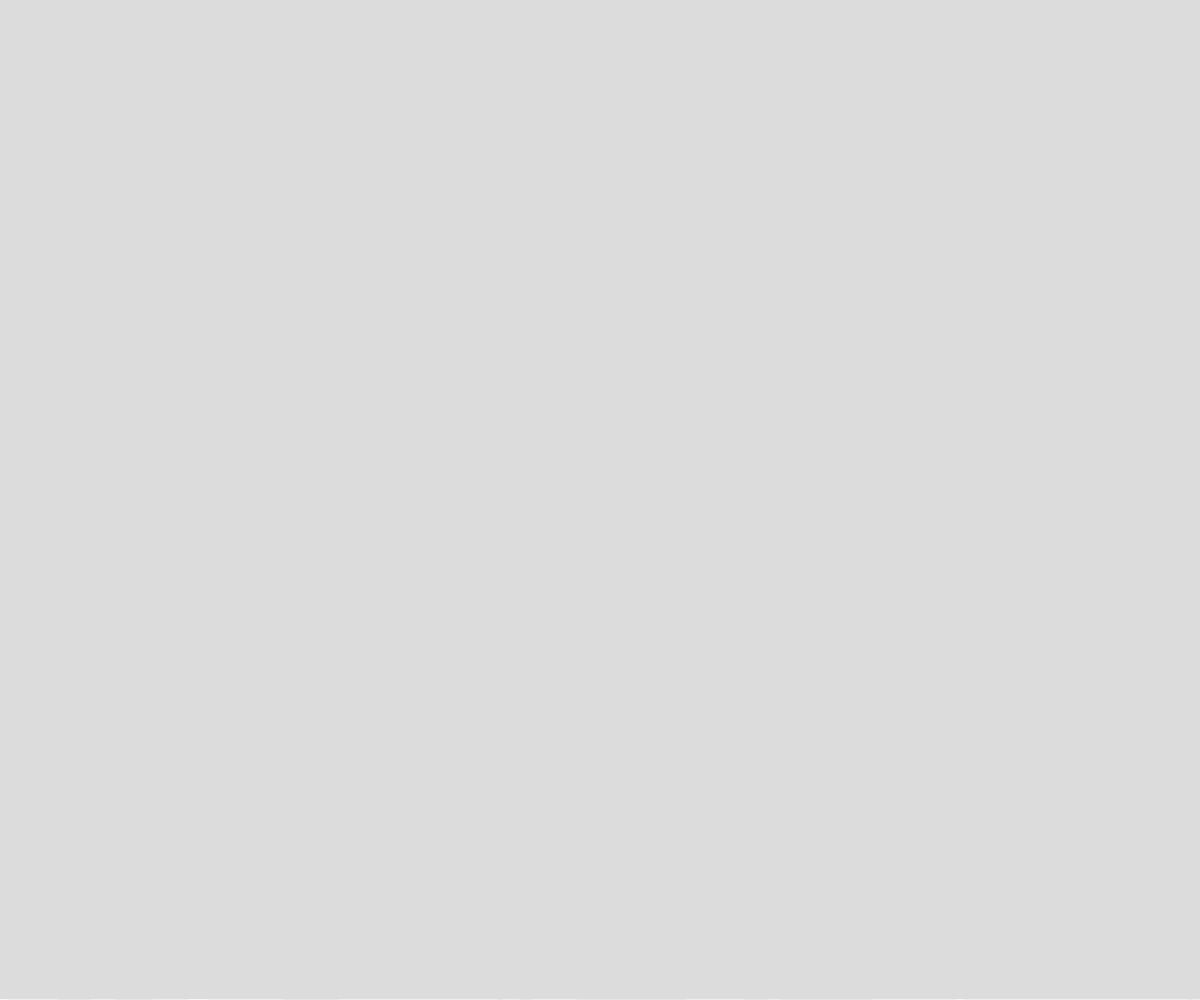
Frame 1 (no input)
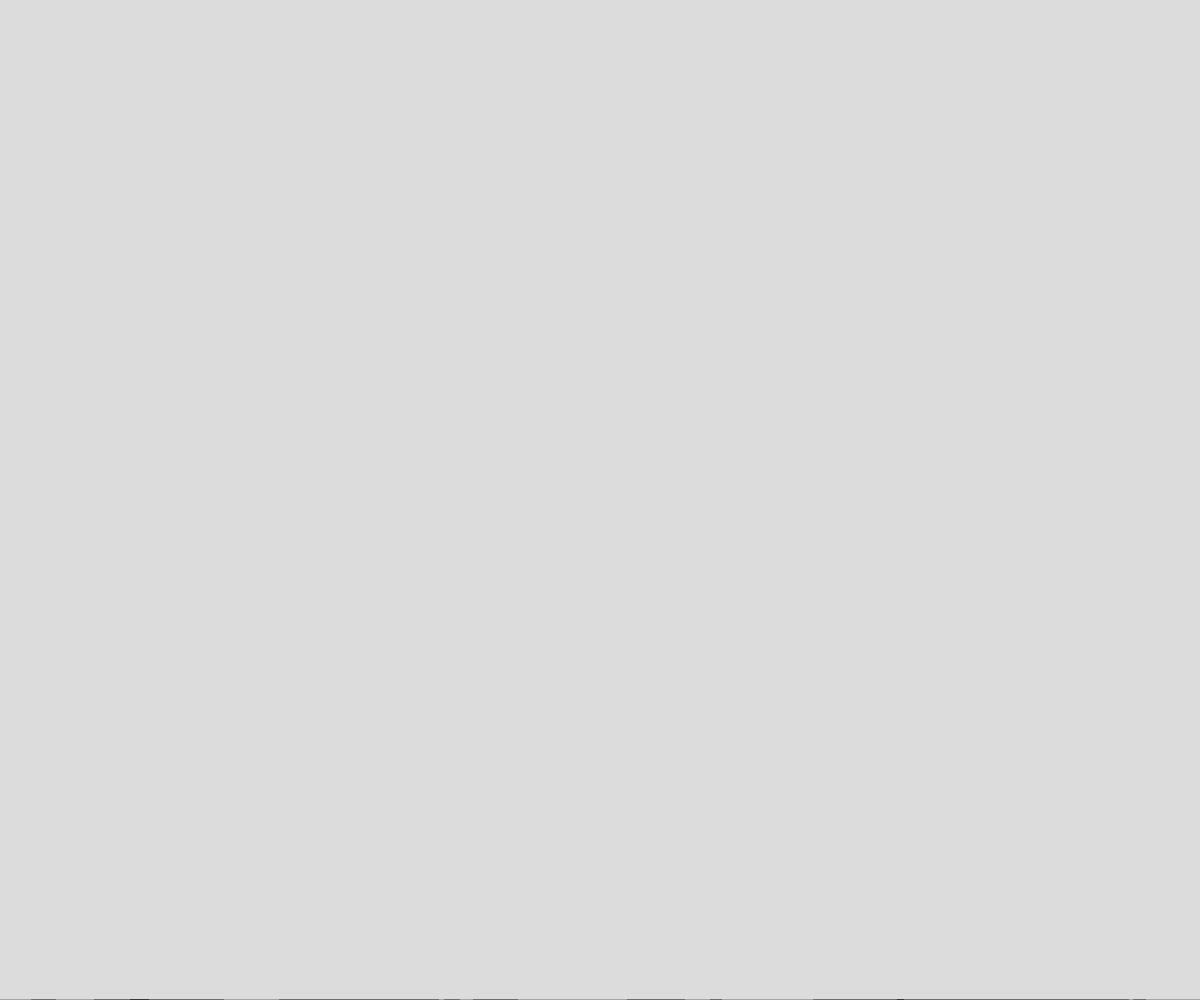
Frame 60 (no input)
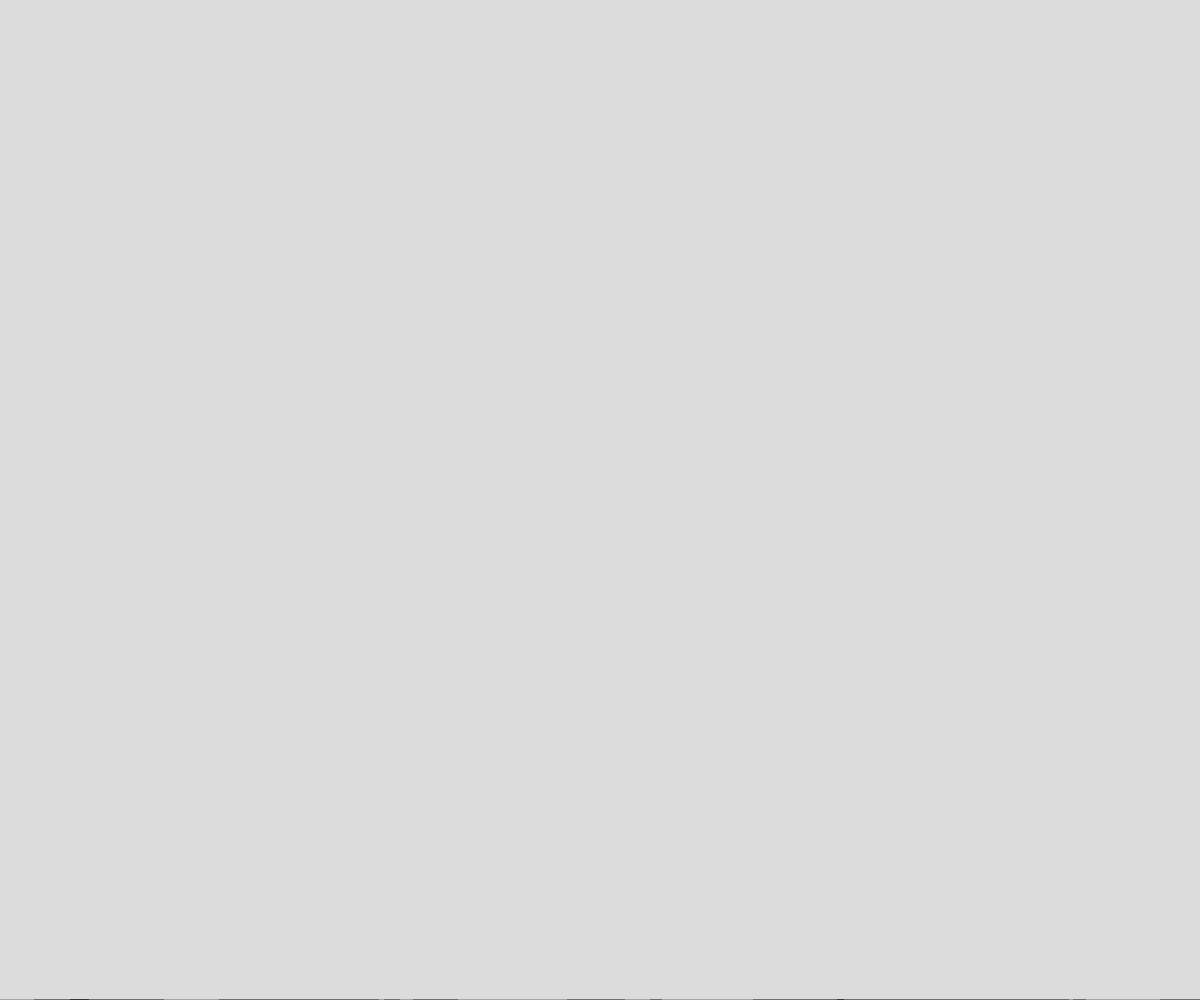
Frame 120 (the mouse pressed at the canvas centre since frame 60)

The p5.js sketch that drew these frames (run headless with seeded random() and noise() and a simulated clock; from frame 60 on, the mouse is pressed at the canvas centre):

// p5.js sketch
// ── sketch.js
// Perlin Noise
// Sandha, Abhay
// 3 March, 2025

let rectWidth = 1;
let noiseScale = 0.005;
let time = 0



function setup() {
  createCanvas(windowWidth, windowHeight);
  //generateTerrian();
  noStroke();

}

function draw() {
  background(220);
  generateTerrian();
  handleKeyPress();
  fill("black");
}

//--------Interactive Widths-------\\
function handleKeyPress() {
  // increase width
  if (keyIsDown(39) === true) {
    // for (let i = 0; i < 50; i++) {
    rectWidth = min(100, rectWidth + 1);
  }

  if (keyIsDown(37) === true) {
    // for (let i = 0; i > 50; i++) {
    rectWidth = max(1, rectWidth - 1);

  }
}


function generateTerrian() {
  //use a loop to generate and draw
  //several rectanglse side to side
  //to look like some 2D terrain

  rectMode(CORNERS);

  for (let x = 0; x < width; x += rectWidth) {
    // Generate a random height.
    // change this from using random() to noise()
    let rectHeight = noise((x + time) /100);

    // if (keyIsDown(LEFT_ARROW) === true) {
    //   x = x++;
    //   x2 = x2++;
    // }

    //calculate the other corner of our rectangle
    let x2 = x + rectWidth;
    let y2 = height - rectHeight;

    rect(x, height, x2, y2);

  }
  time += 1;
}
